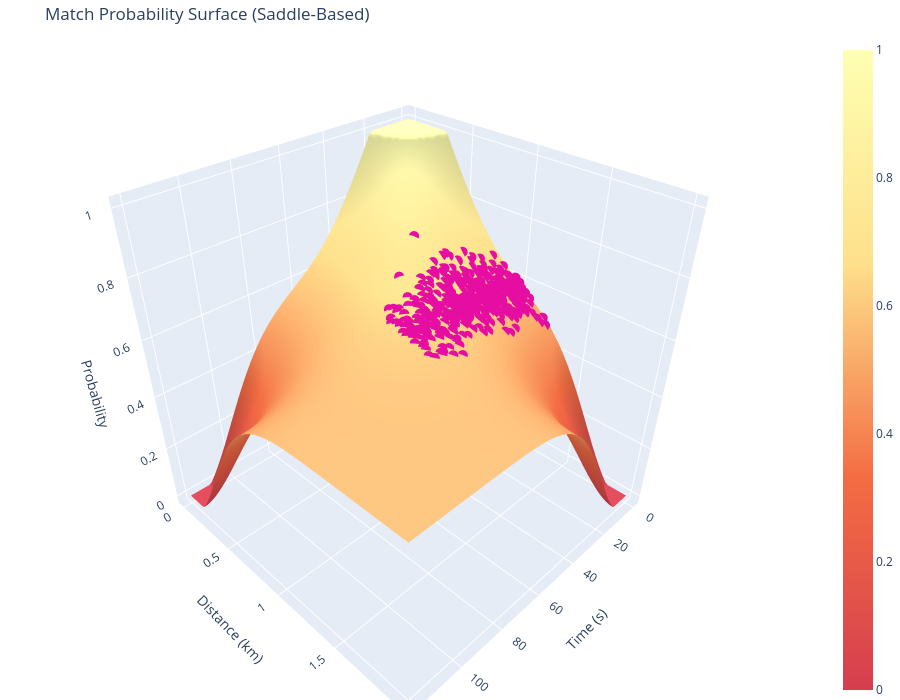

The notebook cell this image was saved under:
### Markdown cell above
### __Plot distribution of match observations (with real data points)__

### Code cell
test_set = pd.read_pickle("../data/processed/test_data/test_set.pkl")
plot_empirical_match_distribution(test_set)

### Figure 1 — Plotly figure (JSON) as saved in the notebook; plotly's stock layout.template omitted (floating-point values rounded to 4 significant figures; data arrays with more than 128 entries replaced by an {"elided": "..."} marker saying what was removed)
{"data": [{"colorscale": [[0, "#d53e4f"], [0.3333, "#f46d43"], [0.6667, "#fee08b"], [1, "#feffb2"]], "showscale": true, "type": "surface", "x": {"elided": "100x100 float values"}, "y": {"elided": "100x100 float values"}, "z": {"elided": "100x100 float values"}}, {"marker": {"color": "#e50da2", "size": 6}, "mode": "markers+text", "name": "AIS & RF Match", "type": "scatter3d", "x": {"elided": "493 int values"}, "y": {"elided": "493 float values"}, "z": {"elided": "493 float values"}}], "layout": {"height": 700, "margin": {"b": 0, "l": 0, "r": 0, "t": 40}, "scene": {"xaxis": {"title": {"text": "Time (s)"}}, "yaxis": {"title": {"text": "Distance (km)"}}, "zaxis": {"title": {"text": "Probability"}}}, "title": {"text": "Match Probability Surface (Saddle-Based)"}, "width": 900}}
